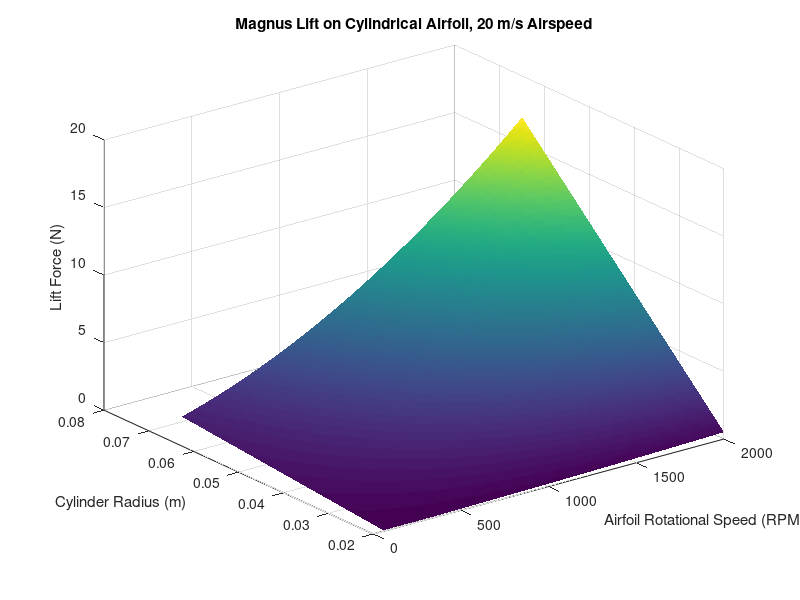
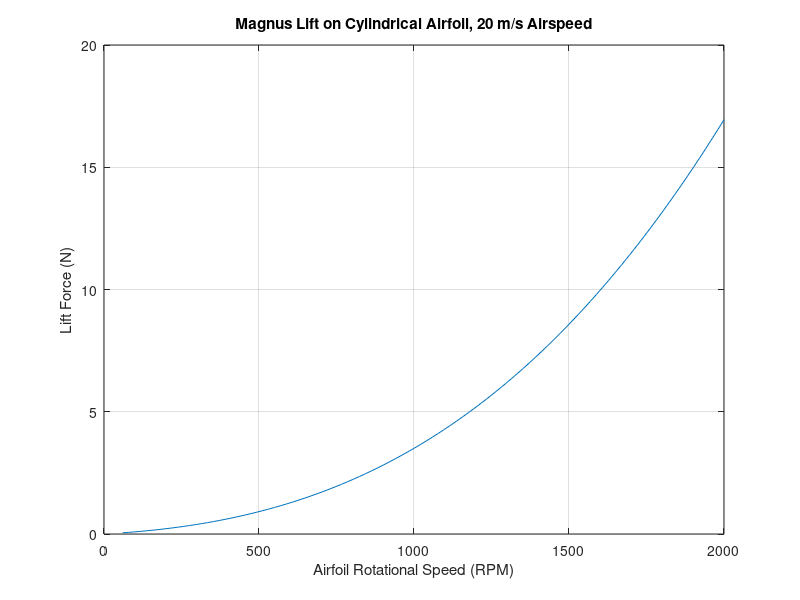
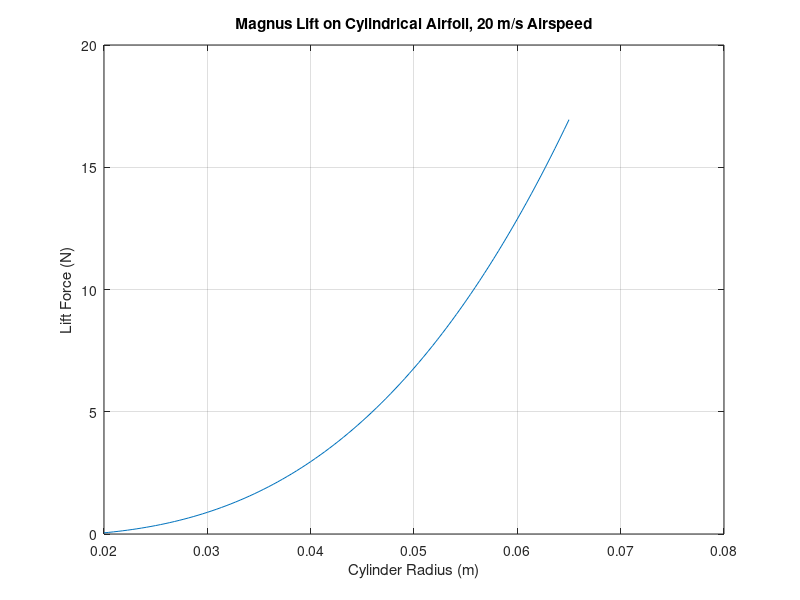

MATLAB code to generate these figures, in order:
%% Checking a range of values for radius and rotation speed
RPM = linspace(60,2000,100); %RPM of the airfoil after gearing (bronze bearings limit this value to 5,725 RPM)
rStella = linspace(0.02,0.065,100); %radius [m] of the airfoil
omega = RPM*0.10471975511966; %converting to radians per second
G = omega.*2*pi.*rStella.^2; %calculating the vortex strength, G
v = 20; %meters per second, the velocity of the air in the wind tunnel
rho = 1.2; %hg/m^3 - density of air
L = .127; %length of the airfoil in meters
[rspeed,radius] = meshgrid(RPM,rStella);
linForce = rho*v*G*L; %lift force linear to show individual relationship

% meshed lift force to show combined relationship
Force = zeros(100,100);
for i = 1:100
    for j = 1:100
        Force(i,j) = rho*v*omega(i)*2*pi*rStella(j)^2*L; %lift force
    end
end

figure;
surf(rspeed,radius,Force);
title('Magnus Lift on Cylindrical Airfoil, 20 m/s Airspeed')
xlabel('Airfoil Rotational Speed (RPM)');
ylabel('Cylinder Radius (m)');
zlabel('Lift Force (N)');
shading interp

figure;
plot(RPM,linForce);
title('Magnus Lift on Cylindrical Airfoil, 20 m/s Airspeed')
xlabel('Airfoil Rotational Speed (RPM)');
ylabel('Lift Force (N)');
grid on;

figure;
plot(rStella,linForce);
title('Magnus Lift on Cylindrical Airfoil, 20 m/s Airspeed')
xlabel('Cylinder Radius (m)');
ylabel('Lift Force (N)');
grid on;